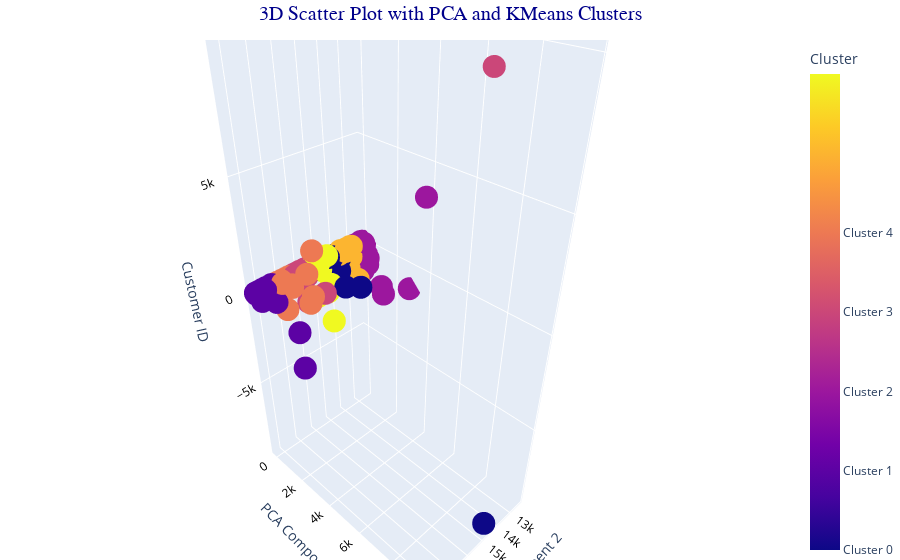

Notebook cell for this chart:
### Code cell
pca = PCA(n_components=2)
pca_components = pca.fit_transform(KMeans_Cluster_df.drop(columns=["CustomerID", "KMeans_Cluster"]))

# Adding the PCA components and KMeans cluster labels back to the dataframe
pca_df = pd.DataFrame(pca_components, columns=["PCA1", "PCA2"])
pca_df['CustomerID'] = KMeans_Cluster_df['CustomerID']
pca_df['KMeans_Cluster'] = KMeans_Cluster_df['KMeans_Cluster']

#  3D scatter plot using Plotly, colored by KMeans cluster labels
fig = px.scatter_3d(pca_df, x='CustomerID', y='PCA1', z='PCA2', color='KMeans_Cluster',
                    title="3D Scatter Plot with PCA Dimensions and KMeans Clusters",
                    labels={'CustomerID': 'Customer ID', 'PCA1': 'PCA Component 1', 'PCA2': 'PCA Component 2', 'KMeans_Cluster': 'KMeans Clusters'})

fig.update_layout(
    scene=dict(
        zaxis=dict(title='Customer ID', tickfont=dict(size=12, color='black')),
        yaxis=dict(title='PCA Component 1', tickfont=dict(size=12, color='black')),
        xaxis=dict(title='PCA Component 2', tickfont=dict(size=12, color='black')),
        bgcolor='rgba(0, 0, 0, 0)',  
    ),
    title={
        'text': "3D Scatter Plot with PCA and KMeans Clusters",
        'x': 0.5,  # Center the title
        'xanchor': 'center',
        'font': {'size': 20, 'family': 'Arial', 'color': 'darkblue'}
    },
    coloraxis_colorbar=dict(
        title="Cluster", tickvals=[0, 1, 2, 3, 4], ticktext=["Cluster 0", "Cluster 1", "Cluster 2", "Cluster 3", "Cluster 4"]
    ), margin=dict(l=0, r=0, b=0, t=40)
)
fig.show()

### Figure 1 — Plotly figure (JSON) as saved in the notebook; plotly's stock layout.template omitted (floating-point values rounded to 4 significant figures; data arrays with more than 128 entries replaced by an {"elided": "..."} marker saying what was removed)
{"data": [{"hovertemplate": "Customer ID=%{x}<br>PCA Component 1=%{y}<br>PCA Component 2=%{z}<br>KMeans Clusters=%{marker.color}<extra></extra>", "legendgroup": "", "marker": {"color": {"elided": "4380 int values"}, "coloraxis": "coloraxis", "symbol": "circle"}, "mode": "markers", "name": "", "scene": "scene", "showlegend": false, "type": "scatter3d", "x": {"elided": "4380 int values"}, "y": {"elided": "4380 float values"}, "z": {"elided": "4380 float values"}}], "layout": {"coloraxis": {"colorbar": {"ticktext": ["Cluster 0", "Cluster 1", "Cluster 2", "Cluster 3", "Cluster 4"], "tickvals": [0, 1, 2, 3, 4], "title": {"text": "Cluster"}}, "colorscale": [[0, "#0d0887"], [0.1111, "#46039f"], [0.2222, "#7201a8"], [0.3333, "#9c179e"], [0.4444, "#bd3786"], [0.5556, "#d8576b"], [0.6667, "#ed7953"], [0.7778, "#fb9f3a"], [0.8889, "#fdca26"], [1, "#f0f921"]]}, "legend": {"tracegroupgap": 0}, "margin": {"b": 0, "l": 0, "r": 0, "t": 40}, "scene": {"bgcolor": "rgba(0, 0, 0, 0)", "domain": {"x": [0, 1], "y": [0, 1]}, "xaxis": {"tickfont": {"color": "black", "size": 12}, "title": {"text": "PCA Component 2"}}, "yaxis": {"tickfont": {"color": "black", "size": 12}, "title": {"text": "PCA Component 1"}}, "zaxis": {"tickfont": {"color": "black", "size": 12}, "title": {"text": "Customer ID"}}}, "title": {"font": {"color": "darkblue", "family": "Arial", "size": 20}, "text": "3D Scatter Plot with PCA and KMeans Clusters", "x": 0.5, "xanchor": "center"}}}
